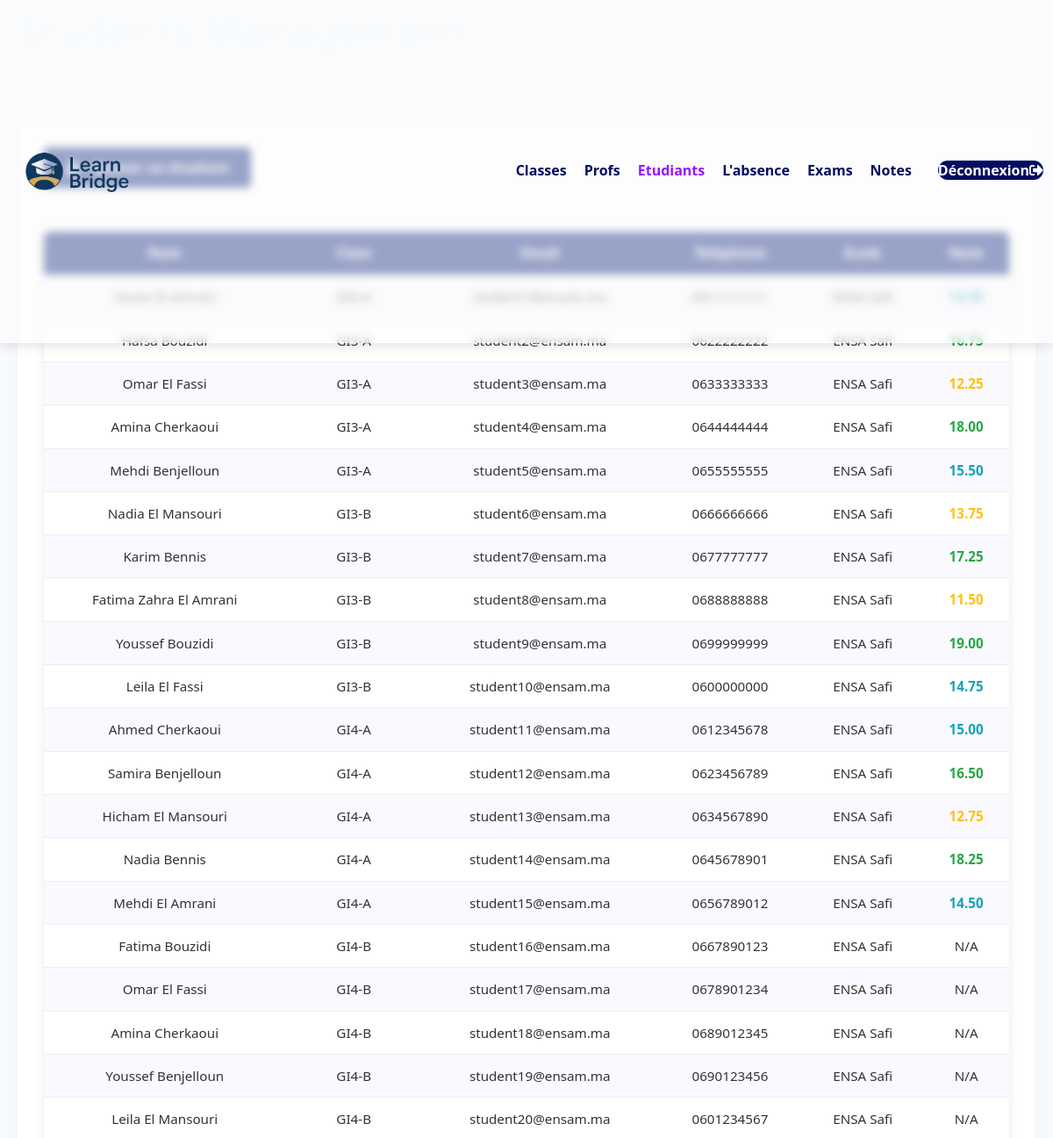
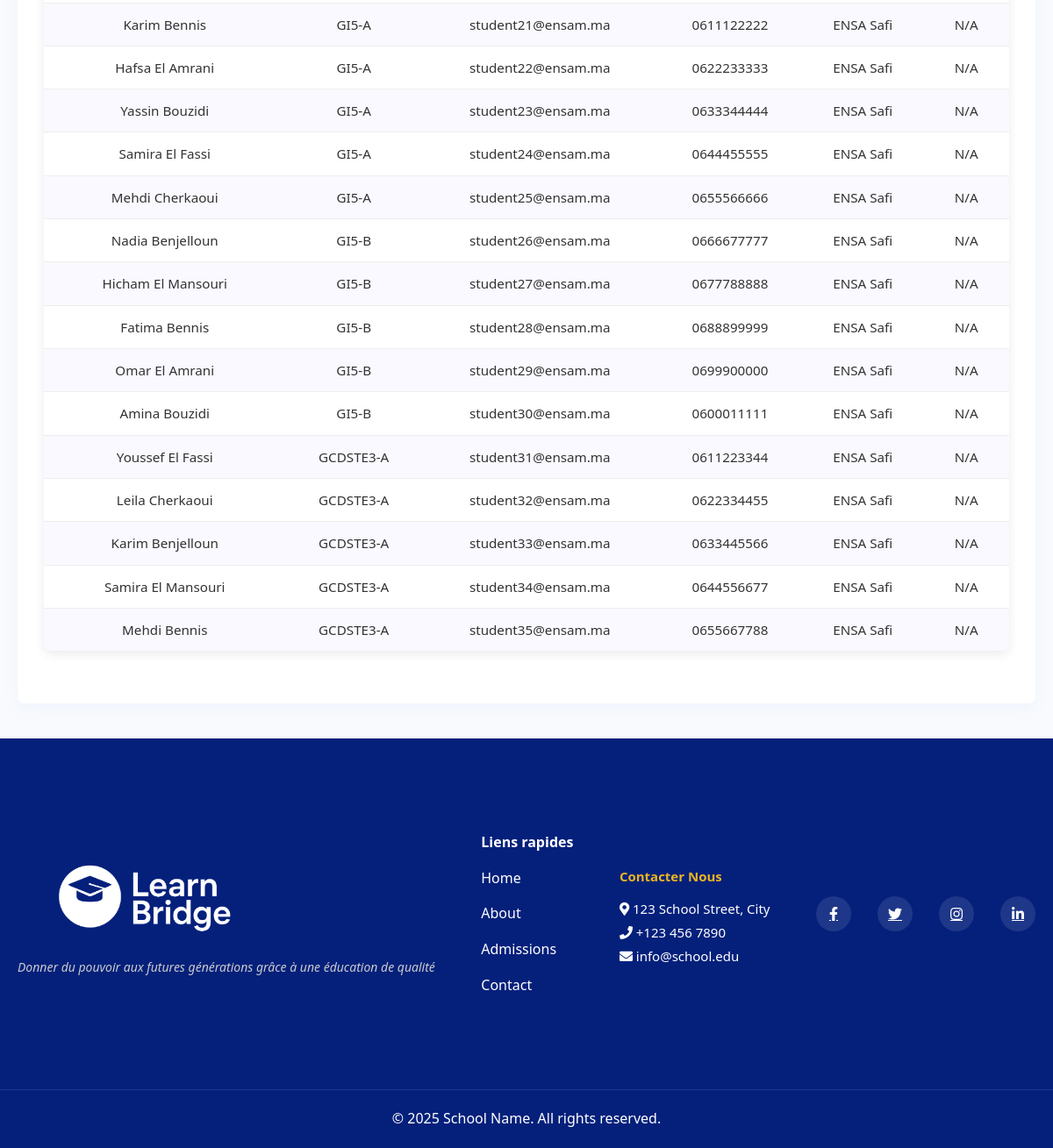
/app/views/admin/students.php, run on the app's committed database (2 pictures, top to bottom).
### tables this page shows
CREATE TABLE `students` (
  `id` int(11) NOT NULL,
  `email` varchar(255) NOT NULL,
  `phone` varchar(15) DEFAULT NULL,
  `school_id` int(11) DEFAULT NULL,
  `full_name` varchar(255) DEFAULT NULL,
  `password` varchar(255) DEFAULT NULL,
  `username` varchar(255) DEFAULT NULL
);

CREATE TABLE `school` (
  `id` int(11) NOT NULL,
  `name` varchar(255) NOT NULL,
  `address` varchar(255) NOT NULL,
  `phone` varchar(15) NOT NULL
);

### app/views/admin/students.php (the view, shortened to what this page needs)
<?php
try {
    $conn = new mysqli("localhost", "root", "", "school_db");
} catch (Exception $e) {
    error_log($e->getMessage());
    die("System temporarily unavailable. Please try again later.");
}
$sql = "
    SELECT
        s.id,
        s.full_name,
        s.email,
        s.phone,
        sc.name AS school_name,
        GROUP_CONCAT(DISTINCT c.name ORDER BY c.name SEPARATOR ', ') AS classes,
        ROUND(AVG(n.grade), 2) AS average_mark
    FROM
        students s
    LEFT JOIN
        school sc ON s.school_id = sc.id
    LEFT JOIN
        student_class ct ON s.id = ct.student_id
    LEFT JOIN
        classes c ON ct.class_id = c.id
    LEFT JOIN
        notes n ON s.id = n.student_id
    GROUP BY
        s.id, s.full_name, s.email, s.phone, sc.name
";
$result = $conn->query($sql);
?>
<!DOCTYPE html>
<html>
<head>
    <link rel="stylesheet" href="../style.css">
    <link rel="stylesheet" href="https://cdnjs.cloudflare.com/ajax/libs/font-awesome/5.15.3/css/all.min.css">
</head>
<body>
    <nav>
        <div class="logo-container">
            <img src="../images/logo.png" alt="School Logo">
        </div>
        <div class="nav-links">
            <ul>
                <li><a href="classes.php">Classes</a></li>
                <li><a href="teacher.php">Profs</a></li>
                <li><a href="students.php" style="color: rgb(150, 20, 255)">Etudiants</a></li>
                <li><a href="admin_absences.php">L'absence</a></li>
                <li><a href="exams.php">Exams</a></li>
                <li><a href="notes.php">Notes</a></li>
                <li><a href="logout.php" class="login-btn">Déconnexion<i class="fas fa-sign-out-alt"></i></a></li>
            </ul>
        </div>
    </nav>
    <main class="students-section">
        <div class="students-header">
            <h1 style="color: aliceblue;">Students Management</h1>
        </div>
        <div class="students-container">
            <button class="add-student-btn" onclick="window.location.href='add_student.php';">
                <i class="fas fa-user-plus"></i> Ajouter un étudiant
            </button>
            <table>
                <tr>
                    <th>Nom</th>
                    <th>Class</th>
                    <th>Email</th>
                    <th>Téléphone</th>
                    <th>Ecole</th>
                    <th>Note</th>
                </tr>
                <?php while($row = $result->fetch_assoc()):
                    $mark_class = '';
                    if ($row['average_mark'] >= 16) {
                        $mark_class = 'mark-excellent';
                    } elseif ($row['average_mark'] >= 14) {
                        $mark_class = 'mark-good';
                    } elseif ($row['average_mark'] >= 10) {
                        $mark_class = 'mark-average';
                    } elseif ($row['average_mark'] !== null) {
                        $mark_class = 'mark-poor';
                    }
                ?>
                <tr>
                    <td><?= htmlspecialchars($row['full_name']) ?></td>
                    <td><?= htmlspecialchars($row['classes'] ?? 'N/A') ?></td>
                    <td><?= htmlspecialchars($row['email']) ?></td>
                    <td><?= htmlspecialchars($row['phone']) ?></td>
                    <td><?= htmlspecialchars($row['school_name']) ?></td>
                    <td class="<?= $mark_class ?>">
                        <?= $row['average_mark'] !== null ? htmlspecialchars($row['average_mark']) : 'N/A' ?>
                    </td>
                </tr>
                <?php endwhile; ?>
            </table>
        </div>
    </main>
    <footer>
        <div class="footer-content">
            <div class="footer-logo">
                <img src="../images/logo.png" alt="School Logo">
                <p>Donner du pouvoir aux futures générations grâce à une éducation de qualité</p>
            </div>
            <div class="footer-links">
                <h4>Liens rapides</h4>
                <a href="#">Home</a>
                <a href="#">About</a>
                <a href="#">Admissions</a>
                <a href="#">Contact</a>
            </div>
            <div class="footer-contact">
                <h4>Contacter Nous</h4>
                <p><i class="fas fa-map-marker-alt"></i> 123 School Street, City</p>
                <p><i class="fas fa-phone"></i> +123 456 7890</p>
                <p><i class="fas fa-envelope"></i> info@school.edu</p>
            </div>
            <div class="footer-social">
                <a href="#"><i class="fab fa-facebook-f"></i></a>
                <a href="#"><i class="fab fa-twitter"></i></a>
                <a href="#"><i class="fab fa-instagram"></i></a>
                <a href="#"><i class="fab fa-linkedin-in"></i></a>
            </div>
        </div>
        <div class="footer-copyright">
            <p>&copy; <?= date('Y') ?> School Name. All rights reserved.</p>
        </div>
    </footer>
</body>
</html>

### data on the page
students: email "student1@ensam.ma"
students: full_name "Hafsa Bouzidi", classes "GI3-A", email "student2@ensam.ma", phone "0622222222", school.name "ENSA Safi", average_mark "16.75"
students: full_name "Omar El Fassi", classes "GI3-A", email "student3@ensam.ma", phone "0633333333", school.name "ENSA Safi", average_mark "12.25"
students: full_name "Amina Cherkaoui", classes "GI3-A", email "student4@ensam.ma", phone "0644444444", school.name "ENSA Safi", average_mark "18.00"
students: full_name "Mehdi Benjelloun", classes "GI3-A", email "student5@ensam.ma", phone "0655555555", school.name "ENSA Safi", average_mark "15.50"
students: full_name "Nadia El Mansouri", classes "GI3-B", email "student6@ensam.ma", phone "0666666666", school.name "ENSA Safi", average_mark "13.75"
students: full_name "Karim Bennis", classes "GI3-B", email "student7@ensam.ma", phone "0677777777", school.name "ENSA Safi", average_mark "17.25"
students: full_name "Fatima Zahra El Amrani", classes "GI3-B", email "student8@ensam.ma", phone "0688888888", school.name "ENSA Safi", average_mark "11.50"
students: full_name "Youssef Bouzidi", classes "GI3-B", email "student9@ensam.ma", phone "0699999999", school.name "ENSA Safi", average_mark "19.00"
students: full_name "Leila El Fassi", classes "GI3-B", email "student10@ensam.ma", phone "0600000000", school.name "ENSA Safi", average_mark "14.75"
students: full_name "Ahmed Cherkaoui", classes "GI4-A", email "student11@ensam.ma", phone "0612345678", school.name "ENSA Safi", average_mark "15.00"
students: full_name "Samira Benjelloun", classes "GI4-A", email "student12@ensam.ma", phone "0623456789", school.name "ENSA Safi", average_mark "16.50"
students: full_name "Hicham El Mansouri", classes "GI4-A", email "student13@ensam.ma", phone "0634567890", school.name "ENSA Safi", average_mark "12.75"
students: full_name "Nadia Bennis", classes "GI4-A", email "student14@ensam.ma", phone "0645678901", school.name "ENSA Safi", average_mark "18.25"
students: full_name "Mehdi El Amrani", classes "GI4-A", email "student15@ensam.ma", phone "0656789012", school.name "ENSA Safi", average_mark "14.50"
students: full_name "Fatima Bouzidi", classes "GI4-B", email "student16@ensam.ma", phone "0667890123", school.name "ENSA Safi", shows "N/A"
students: full_name "Omar El Fassi", classes "GI4-B", email "student17@ensam.ma", phone "0678901234", school.name "ENSA Safi", shows "N/A"
students: full_name "Amina Cherkaoui", classes "GI4-B", email "student18@ensam.ma", phone "0689012345", school.name "ENSA Safi", shows "N/A"
students: full_name "Youssef Benjelloun", classes "GI4-B", email "student19@ensam.ma", phone "0690123456", school.name "ENSA Safi", shows "N/A"
students: full_name "Leila El Mansouri", classes "GI4-B", email "student20@ensam.ma", phone "0601234567", school.name "ENSA Safi", shows "N/A"
students: full_name "Karim Bennis", classes "GI5-A", email "student21@ensam.ma", phone "0611122222", school.name "ENSA Safi", shows "N/A"
students: full_name "Hafsa El Amrani", classes "GI5-A", email "student22@ensam.ma", phone "0622233333", school.name "ENSA Safi", shows "N/A"
students: full_name "Yassin Bouzidi", classes "GI5-A", email "student23@ensam.ma", phone "0633344444", school.name "ENSA Safi", shows "N/A"
students: full_name "Samira El Fassi", classes "GI5-A", email "student24@ensam.ma", phone "0644455555", school.name "ENSA Safi", shows "N/A"
students: full_name "Mehdi Cherkaoui", classes "GI5-A", email "student25@ensam.ma", phone "0655566666", school.name "ENSA Safi", shows "N/A"
students: full_name "Nadia Benjelloun", classes "GI5-B", email "student26@ensam.ma", phone "0666677777", school.name "ENSA Safi", shows "N/A"
students: full_name "Hicham El Mansouri", classes "GI5-B", email "student27@ensam.ma", phone "0677788888", school.name "ENSA Safi", shows "N/A"
students: full_name "Fatima Bennis", classes "GI5-B", email "student28@ensam.ma", phone "0688899999", school.name "ENSA Safi", shows "N/A"
students: full_name "Omar El Amrani", classes "GI5-B", email "student29@ensam.ma", phone "0699900000", school.name "ENSA Safi", shows "N/A"
students: full_name "Amina Bouzidi", classes "GI5-B", email "student30@ensam.ma", phone "0600011111", school.name "ENSA Safi", shows "N/A"
students: full_name "Youssef El Fassi", classes "GCDSTE3-A", email "student31@ensam.ma", phone "0611223344", school.name "ENSA Safi", shows "N/A"
students: full_name "Leila Cherkaoui", classes "GCDSTE3-A", email "student32@ensam.ma", phone "0622334455", school.name "ENSA Safi", shows "N/A"
students: full_name "Karim Benjelloun", classes "GCDSTE3-A", email "student33@ensam.ma", phone "0633445566", school.name "ENSA Safi", shows "N/A"
students: full_name "Samira El Mansouri", classes "GCDSTE3-A", email "student34@ensam.ma", phone "0644556677", school.name "ENSA Safi", shows "N/A"
students: full_name "Mehdi Bennis", classes "GCDSTE3-A", email "student35@ensam.ma", phone "0655667788", school.name "ENSA Safi", shows "N/A"
